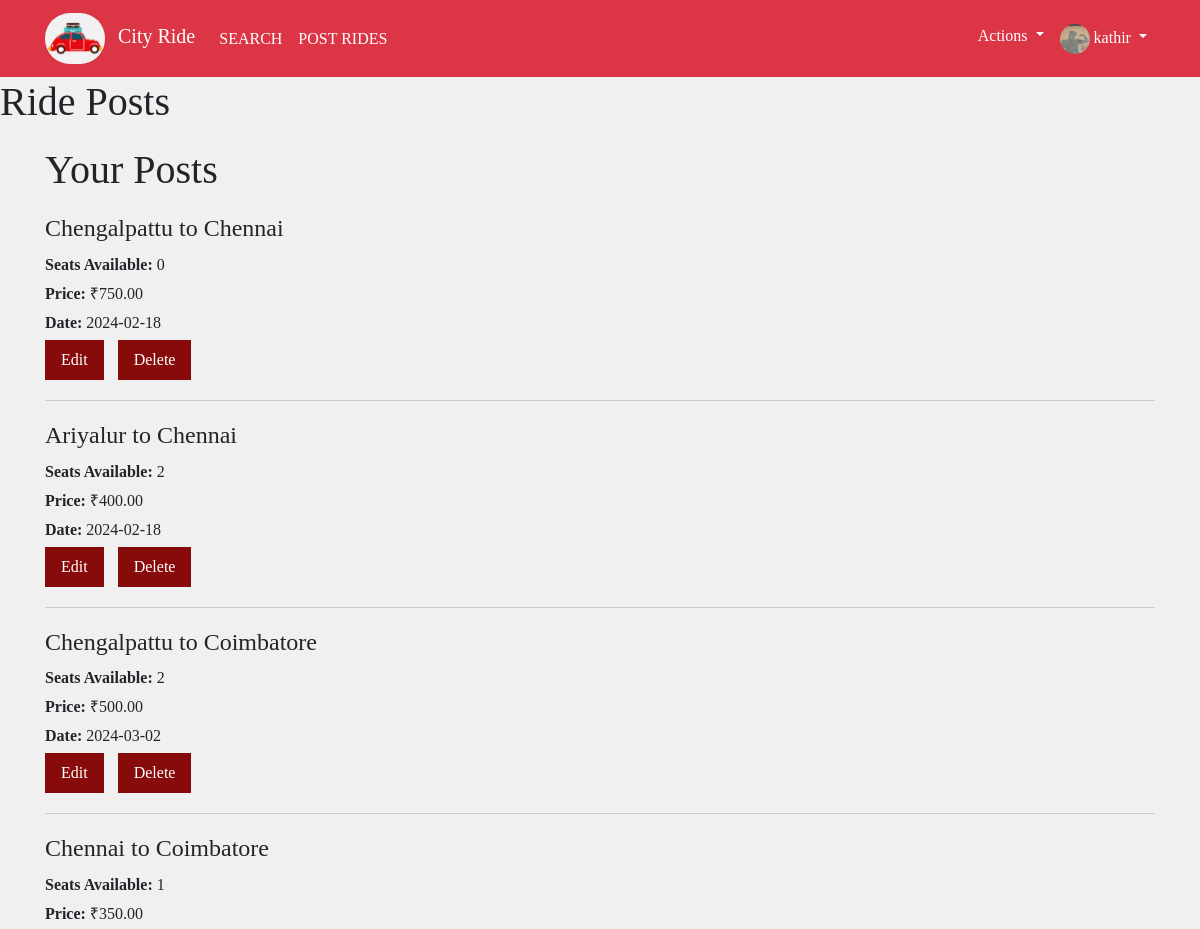
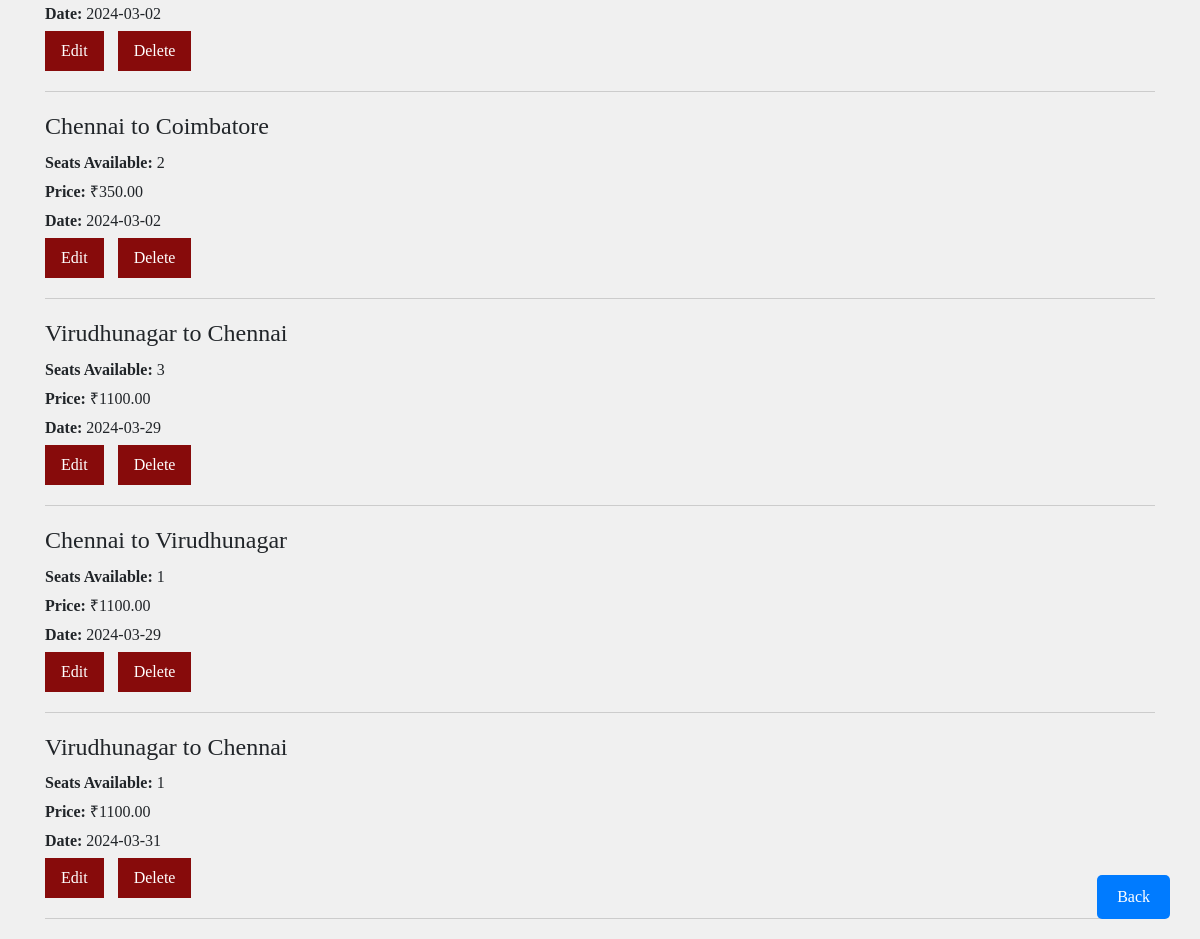
The app's page /main/showpost.php (signed in) with its own data (2 pictures, top to bottom).
### tables this page shows
CREATE TABLE `users` (
  `userID` int(11) NOT NULL,
  `fullName` varchar(255) NOT NULL,
  `dateOfBirth` date DEFAULT NULL,
  `gender` enum('Male','Female','Other') DEFAULT NULL,
  `email` varchar(255) NOT NULL,
  `phoneNumber` varchar(20) NOT NULL,
  `district` varchar(100) DEFAULT NULL,
  `username` varchar(50) NOT NULL,
  `password` varchar(255) NOT NULL,
  `aadharCardImage` mediumblob DEFAULT NULL,
  `drivingLicenseImage` mediumblob DEFAULT NULL,
  `verificationDetails` enum('pending','verified','rejected','not_verified') NOT NULL DEFAULT 'not_verified',
  `newProfilePicture` mediumblob DEFAULT NULL
);

CREATE TABLE `post_rides` (
  `post_id` int(11) NOT NULL,
  `user_id` int(11) DEFAULT NULL,
  `departure` varchar(255) NOT NULL,
  `destination` varchar(255) NOT NULL,
  `seats_available` int(11) NOT NULL,
  `price` decimal(10,2) NOT NULL,
  `date` date NOT NULL,
  `created_at` timestamp NOT NULL DEFAULT current_timestamp()
);

### main/view_post.php (the view, shortened to what this page needs)
<div class="container">
    <h1>Your Posts</h1>
    <?php
    include 'db_connection.php';
    $user_id = $_SESSION['user_id'];
    $sql = "SELECT * FROM post_rides WHERE user_id = ?";
    $stmt = mysqli_prepare($conn, $sql);
    mysqli_stmt_bind_param($stmt, "i", $user_id);
    mysqli_stmt_execute($stmt);
    $result = mysqli_stmt_get_result($stmt);
    if (mysqli_num_rows($result) > 0) {
        while ($post = mysqli_fetch_assoc($result)) {
            ?>
            <div class="post">
                <h2><?php echo $post['departure'] . ' to ' . $post['destination']; ?></h2>
                <p><strong>Seats Available:</strong> <?php echo $post['seats_available']; ?></p>
                <p><strong>Price:</strong> ₹<?php echo $post['price']; ?></p>
                <p><strong>Date:</strong> <?php echo $post['date']; ?></p>
                <button onclick="window.location.href='edit_post.php?post_id=<?php echo $post['post_id']; ?>'">Edit</button>
                <button onclick="window.location.href='delete_post.php?post_id=<?php echo $post['post_id']; ?>'">Delete</button>
                <hr>
            </div>
            <?php
        }
    } else {
        echo "No posts found.";
    }
    ?>   <style>
<button class="back-button" onclick="window.history.back()">Back</button>
</div>

### includes/header.php (shortened to what this page needs)
<!DOCTYPE html>
<html lang="en">
<head>
    <link rel="stylesheet" href="https://maxcdn.bootstrapcdn.com/bootstrap/4.3.1/css/bootstrap.min.css" />
    <link rel="stylesheet" href="https://use.fontawesome.com/releases/v5.8.1/css/all.css"
 />
        <link rel="stylesheet" type="text/css" href="../main/css/app.css" />
</head>
<body>
<nav class="navbar navbar-expand-md bg-danger navbar-dark fixed-top">
        <div class="container">
            <a class="navbar-brand" href="#">
                <img src="../main/img/city.png" class="logo" alt="cityride" width="60px" style="border-radius: 25px;" />
                <span class="site-name ml-2">City Ride</span>
            </a>
            <div class="collapse navbar-collapse justify-content-between" id="menu-nav">
            <ul class="navbar-nav">
                <li class="nav-item">
                    <a class="nav-link text-white text-uppercase" href="index.php">SEARCH</a>
                </li>
                <li class="nav-item">
                    <?php
                    if (isset($_SESSION['user_id'])) {
                        require_once 'db_connection.php';
                        $user_id = $_SESSION['user_id'];
                        $query = "SELECT verificationDetails FROM users WHERE userID = $user_id";
                        $result = mysqli_query($conn, $query);
                        if ($result && mysqli_num_rows($result) > 0) {
                            $row = mysqli_fetch_assoc($result);
                            $verificationDetails = $row['verificationDetails'];
                            if ($verificationDetails == "verified") {
                                ?>
                                <a class="nav-link text-white text-uppercase" href="posthtml.php">POST RIDES</a>
                                <?php
                            } else {
                                ?>
                                <a class="nav-link text-white text-uppercase" href="viewprofile.php" onclick="showVerificationAlert()">POST RIDES</a>
                                <?php
                            }
                        } else {
                            ?>
                            <a class="nav-link text-white text-uppercase" href="viewprofile.php" onclick="showVerificationAlert()">POST RIDES</a>
                            <?php
                        }
                    } else {
                        ?>
                        <a class="nav-link text-white text-uppercase" href="../Login/index.html" onclick="showLoginPrompt()">POST RIDES</a>
                        <?php
                    }
                    ?>
                </li>
            </ul>
                <ul class="navbar-nav">
                    <?php
                    if (isset($_SESSION['user_id'])) {
                        ?>
                        <li class="nav-item dropdown">
                            <a class="nav-link dropdown-toggle text-white" href="#" data-toggle="dropdown">
                                Actions
                            </a>
                        </li>
                        <?php
require_once 'db_connection.php';
if (isset($_SESSION['user_id'])) {
    $user_id = $_SESSION['user_id'];
    $query = "SELECT username FROM users WHERE userID = $user_id";
    $result = mysqli_query($conn, $query);
    if ($result) {
        $row = mysqli_fetch_assoc($result);
        $username = $row['username'];
    } else {
        $username = "Guest";
    }
} else {
    $username = "Guest";
}
$sql = "SELECT * FROM users WHERE userID = ?";
$stmt = mysqli_prepare($conn, $sql);
mysqli_stmt_bind_param($stmt, "i", $user_id);
mysqli_stmt_execute($stmt);
$result = mysqli_stmt_get_result($stmt);
$user = mysqli_fetch_assoc($result);
?>
                        <li class="nav-item dropdown">
    <a class="nav-link dropdown-toggle text-white" href="#" data-toggle="dropdown">
        <i ><?php if (!empty($user['newProfilePicture'])): ?>
                <img src="<?php echo $user['newProfilePicture']; ?>" alt="Profile Picture" height="30px" width="30px" class="uploaded-image";>
            <?php endif; ?></i> <?php echo $username; ?>
    </a>
</li>
                        <?php
                    }
                    ?>
                </ul>
            </div>
        </div>
    </nav>
</body>
</html>

### main/css/app.css (style rules this page uses)
* { box-sizing: border-box; font-family: "Times New Roman", Times, serif; }
body { margin-top: 1px; }
.logo { border-radius: 50px; }

### includes/header.php (style rules this page uses)
.uploaded-image { border-radius: 50%; }

### main/view_post.php (style rules this page uses)
* { margin: 0; padding: 0; box-sizing: border-box; }
body { font-family: Arial, sans-serif; background-color: #f0f0f0; }
h1 { margin-bottom: 20px; }
.post { margin-bottom: 20px; }
h2 { font-size: 24px; margin-bottom: 10px; }
p { margin-bottom: 5px; }
strong { font-weight: bold; }
button { background-color: #870b0b; border: none; color: white; padding: 8px 16px; text-align: center; text-decoration: none; display: inline-block; font-size: 16px; margin-right: 10px; cursor: pointer; }
hr { margin-top: 20px; margin-bottom: 20px; border: none; border-top: 1px solid #ccc; }
.back-button { position: fixed; bottom: 20px; right: 20px; background-color: #007bff; color: white; border: none; border-radius: 5px; padding: 10px 20px; font-size: 16px; cursor: pointer; z-index: 9999; }

### records on screen
users: newProfilePicture (picture), username "kathir"
post_rides: departure "Chengalpattu", destination "Chennai", seats_available "0", price "750.00", date "2024-02-18"
post_rides: departure "Ariyalur", destination "Chennai", seats_available "2", price "400.00", date "2024-02-18"
post_rides: departure "Chengalpattu", destination "Coimbatore", seats_available "2", price "500.00", date "2024-03-02"
post_rides: departure "Chennai", destination "Coimbatore", seats_available "1", price "350.00", date "2024-03-02"
post_rides: departure "Chennai", destination "Coimbatore", seats_available "2", price "350.00", date "2024-03-02"
post_rides: departure "Virudhunagar", destination "Chennai", seats_available "3", price "1100.00", date "2024-03-29"
post_rides: departure "Chennai", destination "Virudhunagar", seats_available "1", price "1100.00", date "2024-03-29"
post_rides: departure "Virudhunagar", destination "Chennai", seats_available "1", price "1100.00", date "2024-03-31"
